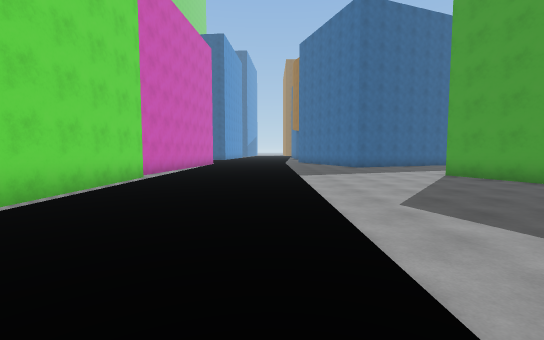
view 1 (above)

21 first-person views from a walk through a Unity game level. The camera is 1.5 m above the floor, tilts 4° down and sees 90° across. The floor is counted in squares, 2 m on a side. Each view is taken from the middle of a square. On the plan, view 1 faces up. The plan holds only what a view shows up to about 10 squares ahead; the rest is blank. The place goes on beyond the plan. The player character is not drawn.

view 2
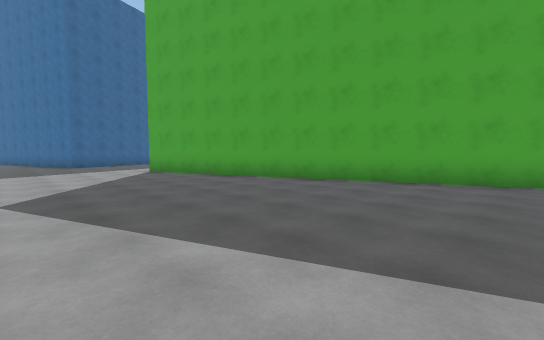

view 3
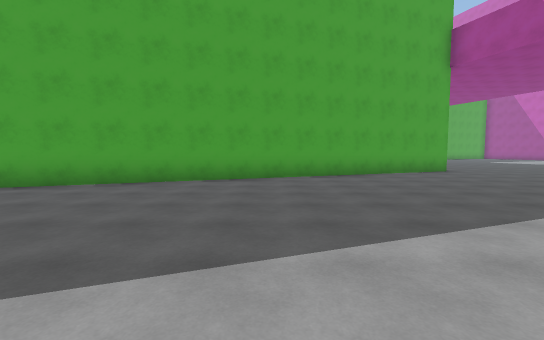

view 4
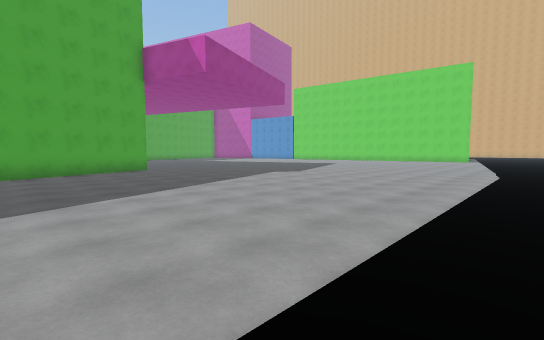

view 5
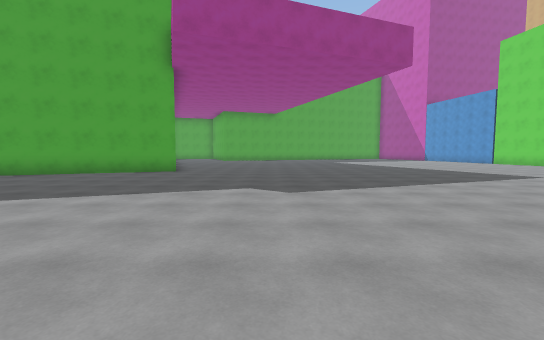

view 6
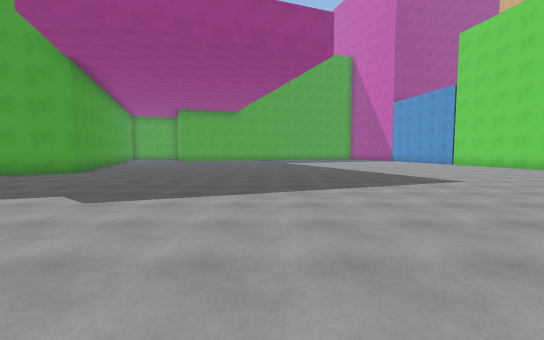

view 7
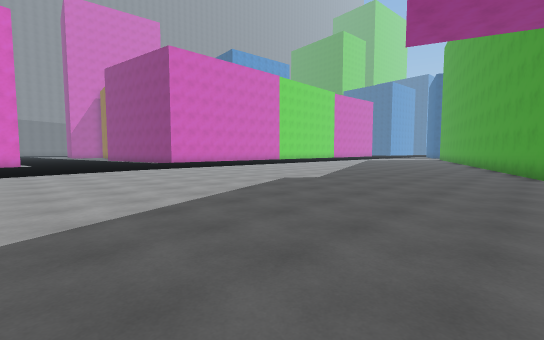

view 8
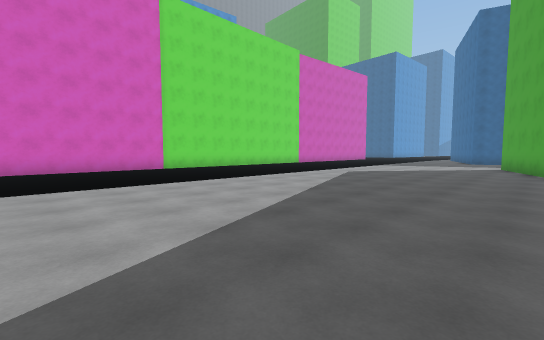

view 9
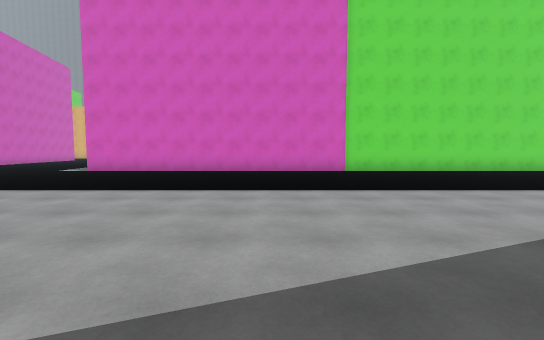

view 10
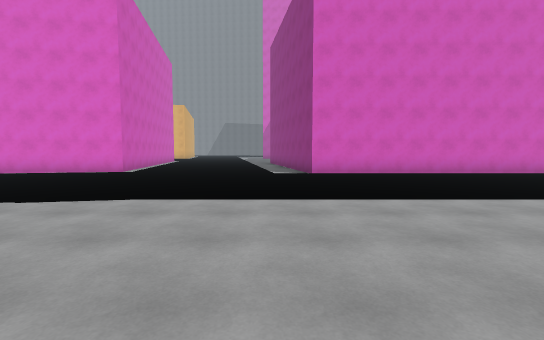

view 11
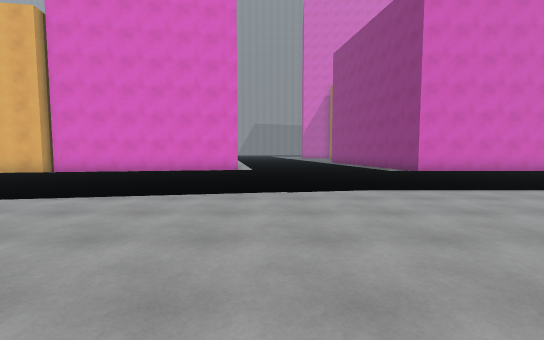

view 12
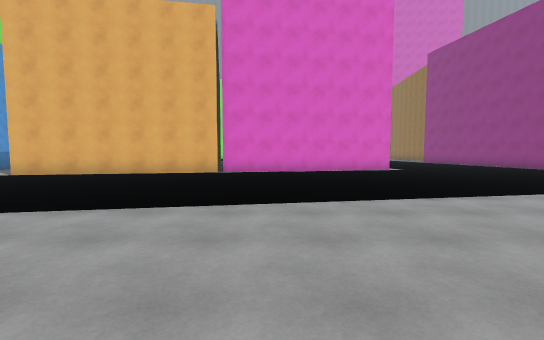

view 13
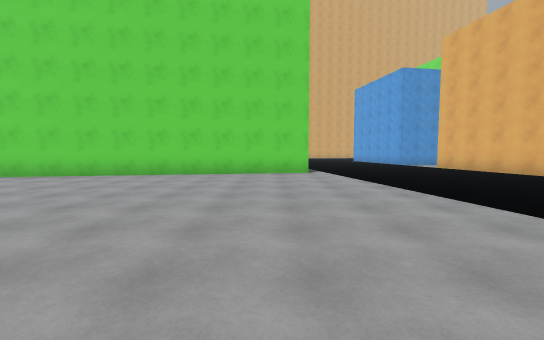

view 14
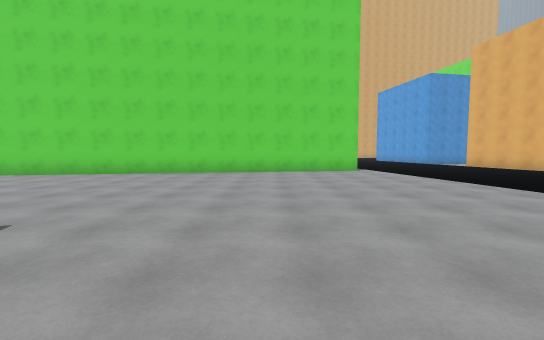

view 15
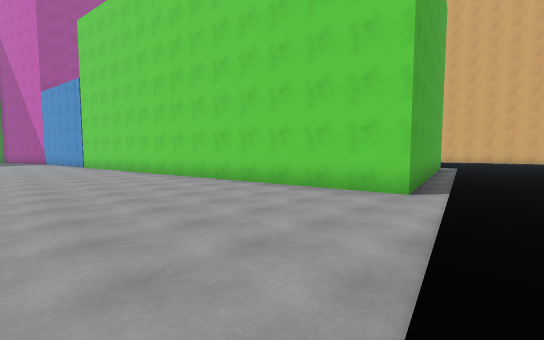

view 16
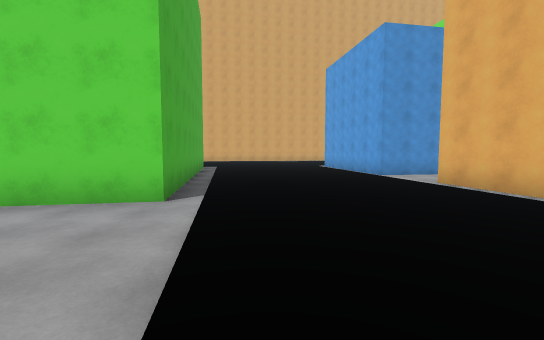

view 17
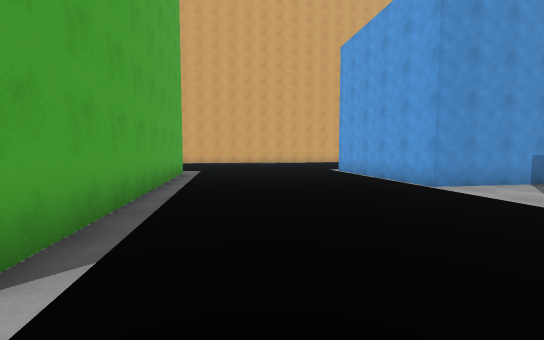

view 18
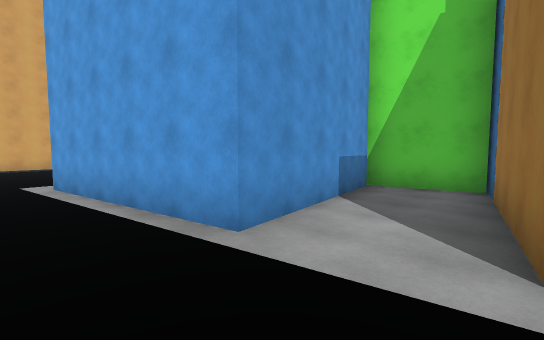

view 19
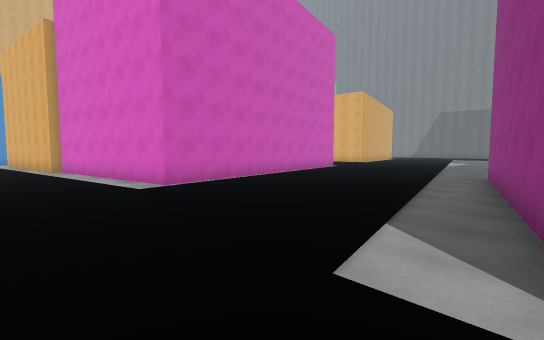

view 20
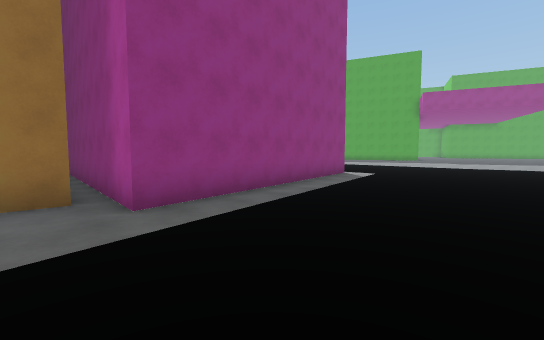

view 21
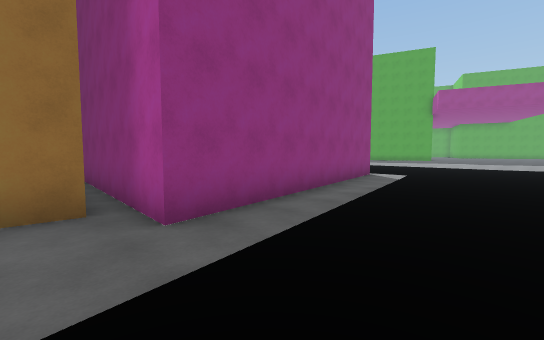

### Floor plan
Key: @ floor where view 1 was taken; # wall or solid block; . floor; / step, stairs or slope.
Columns run from 13 left of view 1 to 13 right of it. Each row starts with its distance up from view 1.
 10         #...../.....
  9         #...../....##
  8         ##..../.....#
  7          #..../.....#
  6          #..../.....##
  5          #..  /......#
  4          #... /......#
  3          #..../......##
  2          #..../.......#
  1          #..../.......##
  0          #...@/........#
 -1          #..../........#
 -2          #..../........##
 -3          #..../.........#
 -4   #      #..../.........#
 -5   #      #..../.........##
 -6   #      #..../..........#
 -7  ##      #..../..........##
 -8  #       #..../............
 -9 ###     ##..../............
-10 #.#######...../............
-11 ..#.....//..../............
-12 ..////......../............
-13 ............../............
-14 ............../............
-15 . ............/............
-16    ...////..../............
-17     #####..................
-18         #..................
-19         #....../...........
-20         ##/..../...........
-21          #/..../...........
-22          #/................
-23          #.................
-24          ##................
-25           #/..../.......###
-26           #/..../.#######
-27           #/..../##
-28           #/.....##
-29       #####.......#
-30       #........../#
-31       #...../..../#
-32       ######/..../#
-33            #/..../#
-34            ##.....#
-35             #......
-36             #.

Positions as (right, up) in squares from view 1, and headings:
1: (0, 0), facing up
2: (2, -1), facing up-right
3: (2, -1), facing right
4: (0, -3), facing down-right
5: (2, -11), facing right
6: (3, -14), facing right
7: (12, -17), facing up-left
8: (7, -5), facing up-left
9: (6, -3), facing left
10: (5, -11), facing left
11: (6, -15), facing left
12: (6, -21), facing left
13: (5, -17), facing down
14: (7, -16), facing down
15: (2, -21), facing down-right
16: (2, -22), facing down
17: (2, -25), facing down
18: (0, -29), facing down-left
19: (-2, -10), facing down-left
20: (-13, -15), facing up-right
21: (-13, -14), facing up-right
